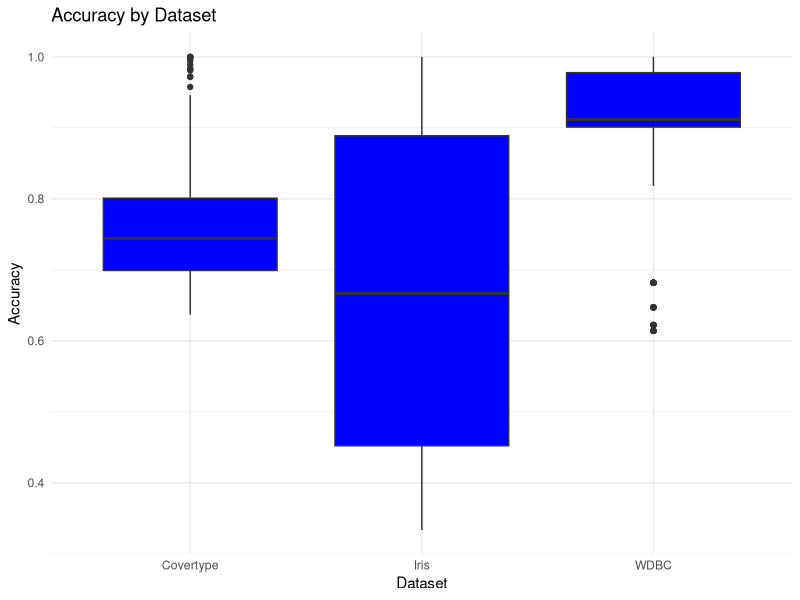
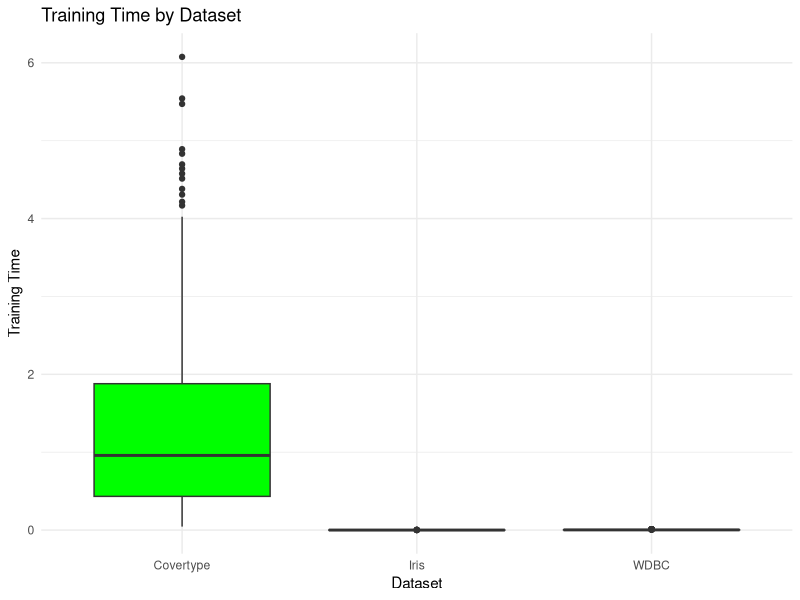
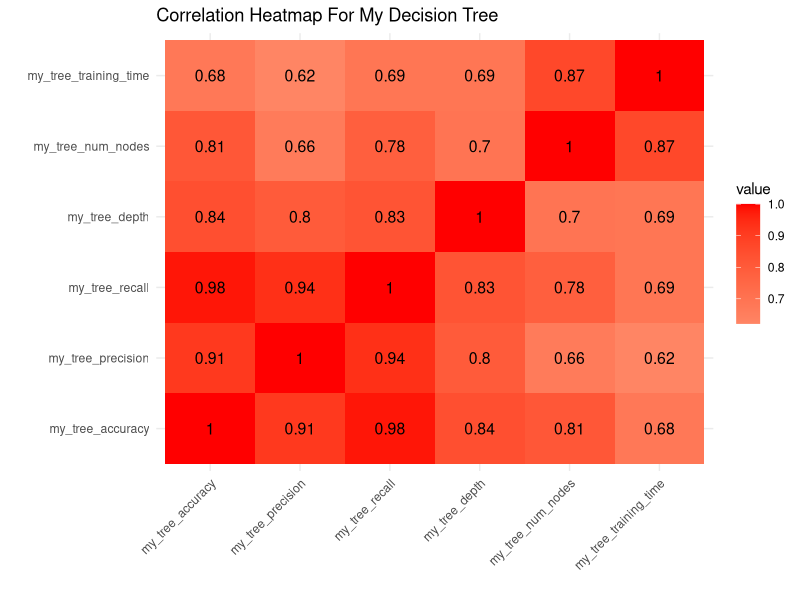
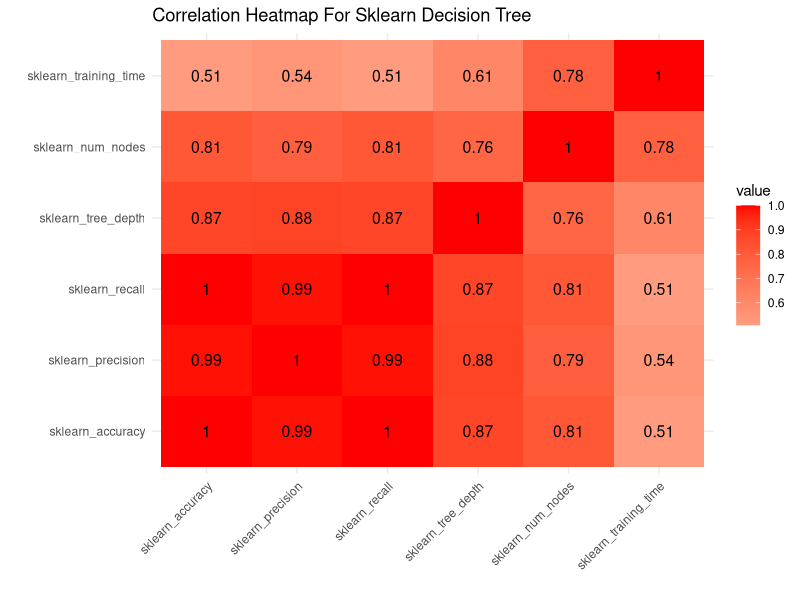
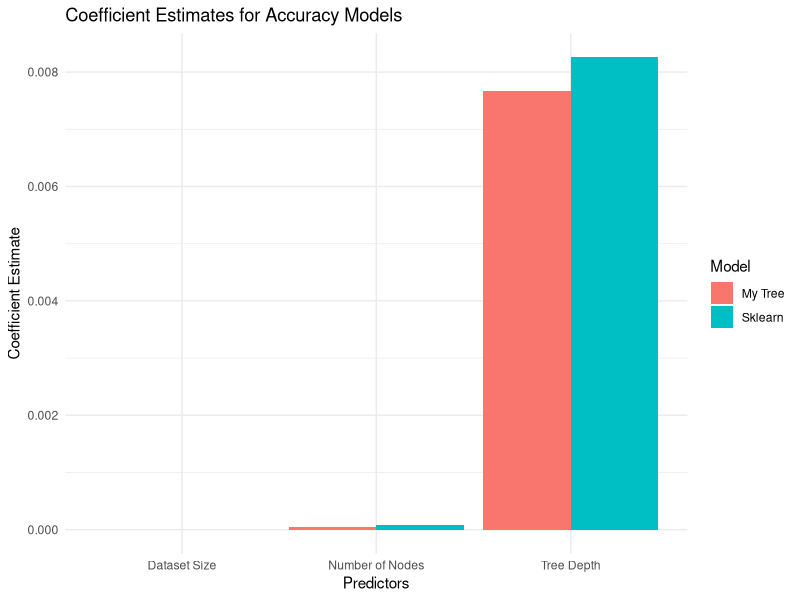
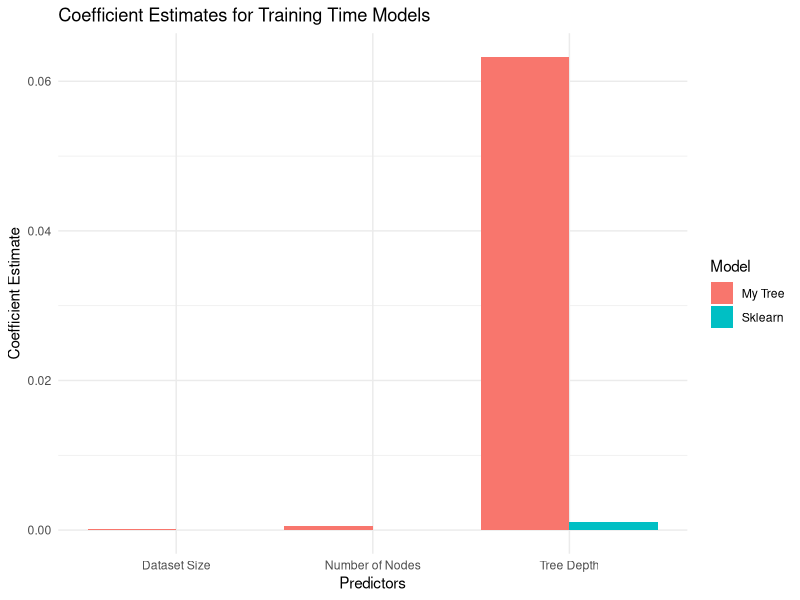

Generate these figures, in order, with R:
## ---- chunk 1
library(tidyverse)
library(knitr)
library(ggplot2)
library(reshape2)
library(dplyr)
library(broom)
knitr::opts_chunk$set(echo = FALSE, message = FALSE, warning = FALSE)
## ---- chunk 2
# Load datasets
df_iris <- read_csv("performance_data_iris.csv")
df_wdbc <- read_csv("performance_data_wdbc.csv")
df_covertype <- read_csv("performance_data_covertype.csv")
## ---- chunk 3
# Create a summary table for accuracy
accuracy_summary <- data.frame(
  Dataset = c("Iris", "WDBC", "Covertype"),
  my_tree_mean = c(mean(df_iris$my_tree_accuracy), mean(df_wdbc$my_tree_accuracy), mean(df_covertype$my_tree_accuracy)),
  my_tree_sd = c(sd(df_iris$my_tree_accuracy), sd(df_wdbc$my_tree_accuracy), sd(df_covertype$my_tree_accuracy)),
  sk_mean = c(mean(df_iris$sklearn_accuracy), mean(df_wdbc$sklearn_accuracy), mean(df_covertype$sklearn_accuracy)),
  sk_sd = c(sd(df_iris$sklearn_accuracy), sd(df_wdbc$sklearn_accuracy), sd(df_covertype$sklearn_accuracy)))
kable(accuracy_summary, caption = "Summary of Accuracy Metrics")

# Create a summary table for precision
precision_summary <- data.frame(
  Dataset = c("Iris", "WDBC", "Covertype"),
  my_tree_mean = c(mean(df_iris$my_tree_precision), mean(df_wdbc$my_tree_precision), mean(df_covertype$my_tree_precision)),
  my_tree_sd = c(sd(df_iris$my_tree_precision), sd(df_wdbc$my_tree_precision), sd(df_covertype$my_tree_precision)),
  sk_mean = c(mean(df_iris$sklearn_precision), mean(df_wdbc$sklearn_precision), mean(df_covertype$sklearn_precision)),
  sk_sd = c(sd(df_iris$sklearn_precision), sd(df_wdbc$sklearn_precision), sd(df_covertype$sklearn_precision)))
kable(precision_summary, caption = "Summary of Precision Metrics")

# Create a summary table for recall
recall_summary <- data.frame(
  Dataset = c("Iris", "WDBC", "Covertype"),
  my_tree_mean = c(mean(df_iris$my_tree_recall), mean(df_wdbc$my_tree_recall), mean(df_covertype$my_tree_recall)),
  my_tree_sd = c(sd(df_iris$my_tree_recall), sd(df_wdbc$my_tree_recall), sd(df_covertype$my_tree_recall)),
  sk_mean = c(mean(df_iris$sklearn_recall), mean(df_wdbc$sklearn_recall), mean(df_covertype$sklearn_recall)),
  sk_sd = c(sd(df_iris$sklearn_recall), sd(df_wdbc$sklearn_recall), sd(df_covertype$sklearn_recall)))
kable(recall_summary, caption = "Summary of Recall Metrics")

# Create a summary table for tree depth
depth_summary <- data.frame(
  Dataset = c("Iris", "WDBC", "Covertype"),
  my_tree_mean = c(mean(df_iris$my_tree_depth), mean(df_wdbc$my_tree_depth), mean(df_covertype$my_tree_depth)),
  my_tree_sd = c(sd(df_iris$my_tree_depth), sd(df_wdbc$my_tree_depth), sd(df_covertype$my_tree_depth)),
  sk_mean = c(mean(df_iris$sklearn_tree_depth), mean(df_wdbc$sklearn_tree_depth), mean(df_covertype$sklearn_tree_depth)),
  sk_sd = c(sd(df_iris$sklearn_tree_depth), sd(df_wdbc$sklearn_tree_depth), sd(df_covertype$sklearn_tree_depth)))
kable(depth_summary, caption = "Summary of Tree Depth Metrics")

# Create a summary table for number of nodes
nodes_summary <- data.frame(
  Dataset = c("Iris", "WDBC", "Covertype"),
  my_tree_mean = c(mean(df_iris$my_tree_num_nodes), mean(df_wdbc$my_tree_num_nodes), mean(df_covertype$my_tree_num_nodes)),
  my_tree_sd = c(sd(df_iris$my_tree_num_nodes), sd(df_wdbc$my_tree_num_nodes), sd(df_covertype$my_tree_num_nodes)),
  sk_mean = c(mean(df_iris$sklearn_num_nodes), mean(df_wdbc$sklearn_num_nodes), mean(df_covertype$sklearn_num_nodes)),
  sk_sd = c(sd(df_iris$sklearn_num_nodes), sd(df_wdbc$sklearn_num_nodes), sd(df_covertype$sklearn_num_nodes)))
kable(nodes_summary, caption = "Summary of Number of Nodes Metrics")

# Create a summary table for train time
train_time_summary <- data.frame(
  Dataset = c("Iris", "WDBC", "Covertype"),
  my_tree_mean = c(mean(df_iris$my_tree_training_time), mean(df_wdbc$my_tree_training_time), mean(df_covertype$my_tree_training_time)),
  my_tree_sd = c(sd(df_iris$my_tree_training_time), sd(df_wdbc$my_tree_training_time), sd(df_covertype$my_tree_training_time)),
  sk_mean = c(mean(df_iris$sklearn_training_time), mean(df_wdbc$sklearn_training_time), mean(df_covertype$sklearn_training_time)),
  sk_sd = c(sd(df_iris$sklearn_training_time), sd(df_wdbc$sklearn_training_time), sd(df_covertype$sklearn_training_time)))
kable(train_time_summary, caption = "Summary of Train Time Metrics")

# Create a summary table for memory usage
memory_summary <- data.frame(
  Dataset = c("Iris", "WDBC", "Covertype"),
  my_tree_mean = c(mean(df_iris$my_memory_usage), mean(df_wdbc$my_memory_usage), mean(df_covertype$my_memory_usage)),
  my_tree_sd = c(sd(df_iris$my_memory_usage), sd(df_wdbc$my_memory_usage), sd(df_covertype$my_memory_usage)),
  sk_mean = c(mean(df_iris$sklearn_memory_usage), mean(df_wdbc$sklearn_memory_usage), mean(df_covertype$sklearn_memory_usage)),
  sk_sd = c(sd(df_iris$sklearn_memory_usage), sd(df_wdbc$sklearn_memory_usage), sd(df_covertype$sklearn_memory_usage)))
kable(memory_summary, caption = "Summary of Memory Usage Metrics")
## ---- chunk 4
# Remove memory usage columns from all datasets
df_iris <- df_iris %>% select(-my_memory_usage, -sklearn_memory_usage)
df_wdbc <- df_wdbc %>% select(-my_memory_usage, -sklearn_memory_usage)
df_covertype <- df_covertype %>% select(-my_memory_usage, -sklearn_memory_usage)
## ---- chunk 5
# Combine datasets
accuracy_data <- data.frame(
  Dataset = rep(c("Iris", "WDBC", "Covertype"), each = nrow(df_iris)),
  Accuracy = c(df_iris$my_tree_accuracy, df_wdbc$my_tree_accuracy, df_covertype$my_tree_accuracy))

# Run ANOVA
accuracy_anova <- aov(Accuracy ~ Dataset, data = accuracy_data)
summary(accuracy_anova)

# Boxplot for Accuracy
ggplot(accuracy_data, aes(x = Dataset, y = Accuracy)) +
  geom_boxplot(fill = "blue") +
  labs(title = "Accuracy by Dataset", x = "Dataset", y = "Accuracy") +
  theme_minimal()
## ---- chunk 6
# Combine datasets
traintime_data <- data.frame(
  Dataset = rep(c("Iris", "WDBC", "Covertype"), each = nrow(df_iris)),
  Traintime = c(df_iris$my_tree_training_time, df_wdbc$my_tree_training_time, df_covertype$my_tree_training_time))

# Run ANOVA
traintime_anova <- aov(Traintime ~ Dataset, data = traintime_data)
summary(traintime_anova)

# Boxplot for Training Time
ggplot(traintime_data, aes(x = Dataset, y = Traintime)) +
  geom_boxplot(fill = "green") +
  labs(title = "Training Time by Dataset", x = "Dataset", y = "Training Time") +
  theme_minimal()
## ---- chunk 7
# Select relevant columns
selected_data <- df_covertype[, c("my_tree_accuracy", "my_tree_precision", "my_tree_recall", 
                                  "my_tree_depth", "my_tree_num_nodes", "my_tree_training_time")]

# Compute the correlation matrix
correlation_matrix <- cor(selected_data)

# Melt the correlation matrix into long format for ggplot2
melted_corr <- melt(correlation_matrix)

# Create the heatmap
ggplot(melted_corr, aes(Var1, Var2, fill = value)) +
  geom_tile() +  
  geom_text(aes(label = round(value, 2)), size = 4) +  
  scale_fill_gradient2(low = "blue", high = "red", mid = "white", midpoint = 0) +
  theme_minimal() +
  theme(axis.text.x = element_text(angle = 45, vjust = 1, hjust = 1)) + 
  labs(title = "Correlation Heatmap For My Decision Tree", x = "", y = "")
## ---- chunk 8
# Select relevant columns for sklearn metrics
selected_data <- df_covertype[, c("sklearn_accuracy", "sklearn_precision", "sklearn_recall", 
                                  "sklearn_tree_depth", "sklearn_num_nodes", "sklearn_training_time")]

# Compute the correlation matrix
correlation_matrix <- cor(selected_data)

# Melt the correlation matrix into long format for ggplot2
melted_corr <- melt(correlation_matrix)

# Create the heatmap
ggplot(melted_corr, aes(Var1, Var2, fill = value)) +
  geom_tile() +  
  geom_text(aes(label = round(value, 2)), size = 4) +  
  scale_fill_gradient2(low = "blue", high = "red", mid = "white", midpoint = 0) +
  theme_minimal() +
  theme(axis.text.x = element_text(angle = 45, vjust = 1, hjust = 1)) + 
  labs(title = "Correlation Heatmap For Sklearn Decision Tree", x = "", y = "")

## ---- chunk 9
# Remove recall and precision columns from Covertype dataset
df_covertype <- df_covertype %>% select(-my_tree_recall, -my_tree_precision, -sklearn_recall, -sklearn_precision)
## ---- chunk 10
# Accuracy Comparison
accuracy_t_covertype <- t.test(df_covertype$my_tree_accuracy, df_covertype$sklearn_accuracy, paired = TRUE)
# Print result
accuracy_t_covertype

# Precision Comparison
depth_t_covertype <- t.test(df_covertype$my_tree_depth, df_covertype$sklearn_tree_depth, paired = TRUE)
# Print result
depth_t_covertype

# Recall Comparison
num_nodes_t_covertype <- t.test(df_covertype$my_tree_num_nodes, df_covertype$sklearn_num_nodes, paired = TRUE)
# Print result
num_nodes_t_covertype

# Train Time Comparison
train_time_t_covertype <- t.test(df_covertype$my_tree_training_time, df_covertype$sklearn_training_time, paired = TRUE)
# Print result
train_time_t_covertype
## ---- chunk 11
# Accuracy for my tree
model_my_accuracy <- lm(my_tree_accuracy ~ dataset_size + my_tree_depth + my_tree_num_nodes, data = df_covertype)

# Accuracy for sklearn tree
model_sklearn_accuracy <- lm(sklearn_accuracy ~ dataset_size + sklearn_tree_depth + sklearn_num_nodes, data = df_covertype)

summary(model_my_accuracy)
summary(model_sklearn_accuracy)
## ---- chunk 12
# Combine coefficients for both models and remove intercept
coef_accuracy <- bind_rows(
  tidy(model_my_accuracy) %>% mutate(Model = "My Tree"),
  tidy(model_sklearn_accuracy) %>% mutate(Model = "Sklearn")) %>%
  
  filter(term != "(Intercept)") %>%
  mutate(term = case_when(
    str_detect(term, "tree_depth") ~ "Tree Depth",
    str_detect(term, "num_nodes") ~ "Number of Nodes",
    str_detect(term, "dataset_size") ~ "Dataset Size",
    TRUE ~ term))

# Plot grouped bar chart
ggplot(coef_accuracy, aes(x = term, y = estimate, fill = Model)) +
  geom_bar(stat = "identity", position = "dodge") +
  theme_minimal() +
  labs(title = "Coefficient Estimates for Accuracy Models",
       x = "Predictors", y = "Coefficient Estimate")
## ---- chunk 13
# Training time for my tree
model_my_training_time <- lm(my_tree_training_time ~ dataset_size + my_tree_depth + my_tree_num_nodes, data = df_covertype)

# Training time for sklearn tree
model_sklearn_training_time <- lm(sklearn_training_time ~ dataset_size + sklearn_tree_depth + sklearn_num_nodes, data = df_covertype)

summary(model_my_training_time)
summary(model_sklearn_training_time)
## ---- chunk 14
# Combine coefficients for both models and remove intercept
coef_training <- bind_rows(
  tidy(model_my_training_time) %>% mutate(Model = "My Tree"),
  tidy(model_sklearn_training_time) %>% mutate(Model = "Sklearn")) %>%
  
  filter(term != "(Intercept)") %>%
  mutate(term = case_when(
    str_detect(term, "tree_depth") ~ "Tree Depth",
    str_detect(term, "num_nodes") ~ "Number of Nodes",
    str_detect(term, "dataset_size") ~ "Dataset Size",
    TRUE ~ term))

# Plot grouped bar chart
ggplot(coef_training, aes(x = term, y = estimate, fill = Model)) +
  geom_bar(stat = "identity", position = "dodge") +
  theme_minimal() +
  labs(title = "Coefficient Estimates for Training Time Models",
       x = "Predictors", y = "Coefficient Estimate")
